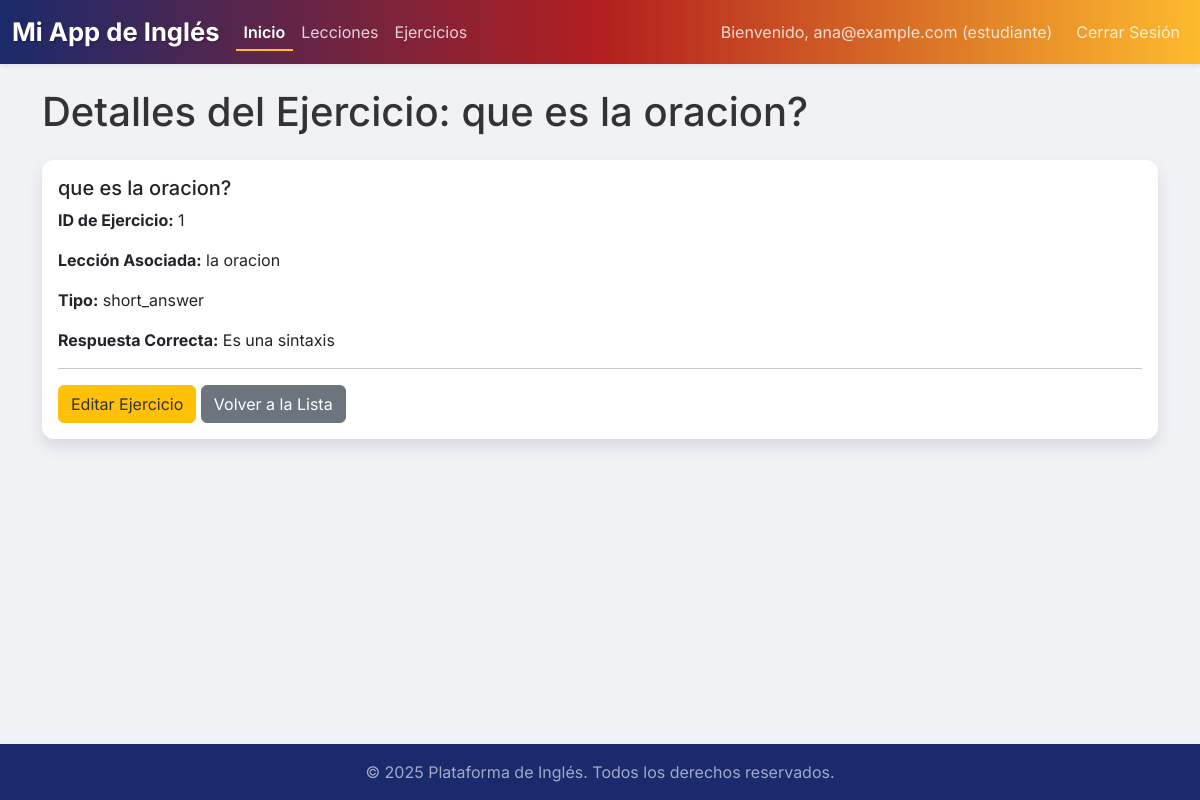
The page /ver_ejercicio_web/1 (signed in) on the database its author committed.
### app.py (models this page shows, shortened)
class BaseModel(db.Model):
    __abstract__ = True # Indica que esta clase es abstracta y no se mapeará a una tabla

class Ejercicio(BaseModel):
    __tablename__ = 'ejercicios'
    id_ejercicio = db.Column(db.Integer, primary_key=True)
    id_leccion = db.Column(db.Integer, db.ForeignKey('lecciones.id_leccion', ondelete='CASCADE'), nullable=False)
    pregunta = db.Column(db.Text, nullable=False)
    tipo = db.Column(db.String(50), nullable=False) # Ej: 'multiple_choice', 'fill_in_the_blank', 'short_answer'
    opciones = db.Column(db.Text, nullable=True) # Para opciones, separadas por coma si es multiple_choice
    respuesta = db.Column(db.Text, nullable=False)

class Leccion(BaseModel):
    __tablename__ = 'lecciones'
    id_leccion = db.Column(db.Integer, primary_key=True)
    id_profesor = db.Column(db.Integer, db.ForeignKey('profesores.id_profesor', ondelete='CASCADE'), nullable=False)
    titulo = db.Column(db.String(200), nullable=False)
    contenido = db.Column(db.Text, nullable=False)
    video = db.Column(db.String(255), nullable=True) # URL de video
    id_nivel = db.Column(db.Integer, db.ForeignKey('niveles.id_nivel', ondelete='SET NULL'), nullable=True)
    ejercicios = db.relationship('Ejercicio', backref='leccion', lazy=True, cascade="all, delete-orphan")

### app.py (the view)
@app.route('/ver_ejercicio_web/<int:id_ejercicio>')
@login_required
def ver_ejercicio_web(id_ejercicio):
    ejercicio = Ejercicio.query.get_or_404(id_ejercicio)
    return render_template('ver_ejercicio.html', ejercicio=ejercicio)

### app.py (called while the page is built)
def login_required(f):
    @wraps(f)
    def decorated_function(*args, **kwargs):
        if 'user_id' not in session:
            flash('Necesitas iniciar sesión para acceder a esta página.', 'warning')
            return redirect(url_for('login'))
        return f(*args, **kwargs)
    return decorated_function

### templates/ver_ejercicio.html (shortened to what this page needs)
{% extends "base.html" %}
{% block content %}
    <h1 class="mb-4">Detalles del Ejercicio: {{ ejercicio.pregunta }}</h1>
    <div class="card">
        <div class="card-body">
            <h5 class="card-title">{{ ejercicio.pregunta }}</h5>
            <p class="card-text"><strong>ID de Ejercicio:</strong> {{ ejercicio.id_ejercicio }}</p>
            <p class="card-text"><strong>Lección Asociada:</strong> {{ ejercicio.leccion.titulo if ejercicio.leccion else 'N/A' }}</p>
            <p class="card-text"><strong>Tipo:</strong> {{ ejercicio.tipo }}</p>
            <p class="card-text"><strong>Respuesta Correcta:</strong> {{ ejercicio.respuesta }}</p>
            <hr>
            <a href="{{ url_for('editar_ejercicio_web', id_ejercicio=ejercicio.id_ejercicio) }}" class="btn btn-warning">Editar Ejercicio</a>
            <a href="{{ url_for('ejercicios_web') }}" class="btn btn-secondary">Volver a la Lista</a>
        </div>
    </div>
{% endblock %}

### static/css/style.css (style rules this page uses)
body { font-family: 'Inter', sans-serif; background-color: #f0f2f5; color: #333; min-height: 100vh; display: flex; flex-direction: column; }
.card { border: none; border-radius: 0.75rem; box-shadow: 0 0.5rem 1rem rgba(0, 0, 0, 0.1); transition: transform 0.2s ease-in-out; }
.btn-warning { background-color: #ffc107; border-color: #ffc107; color: #333; }
.btn-secondary { background-color: #6c757d; border-color: #6c757d; }

### rows shown on the page
Ejercicio: pregunta "que es la oracion?", id_ejercicio "1", tipo "short_answer", respuesta "Es una sintaxis"
Leccion: leccion "la oracion"

### other values the page prints
{{ session.get('user_email') }} "ana@example.com"
{{ session.get('user_rol') }} "estudiante"
